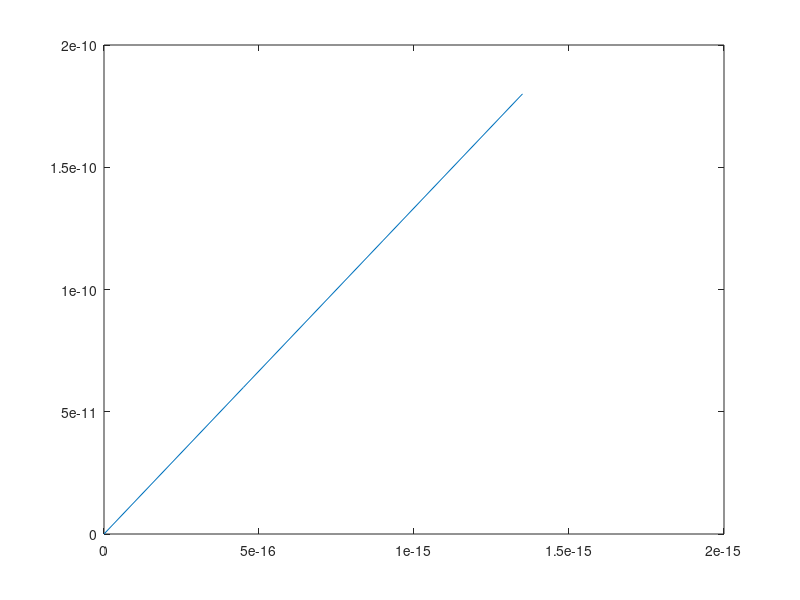

The MATLAB source for this figure:
k=0.01;   %% N/m

E=1e9;
R=10e-9;

z_To_Volts=60e-9;  

z_V=[0; 0.1; 0.2; 0.3];

z_m=z_V*z_To_Volts;   %% in nm

Force_nN=k*z_m;  %%% force N

Constant1=4/3*E*(R^(1/2));

X= Force_nN/(Constant1);

plot(X, Force_nN);

Indentation=X.^(2/3)